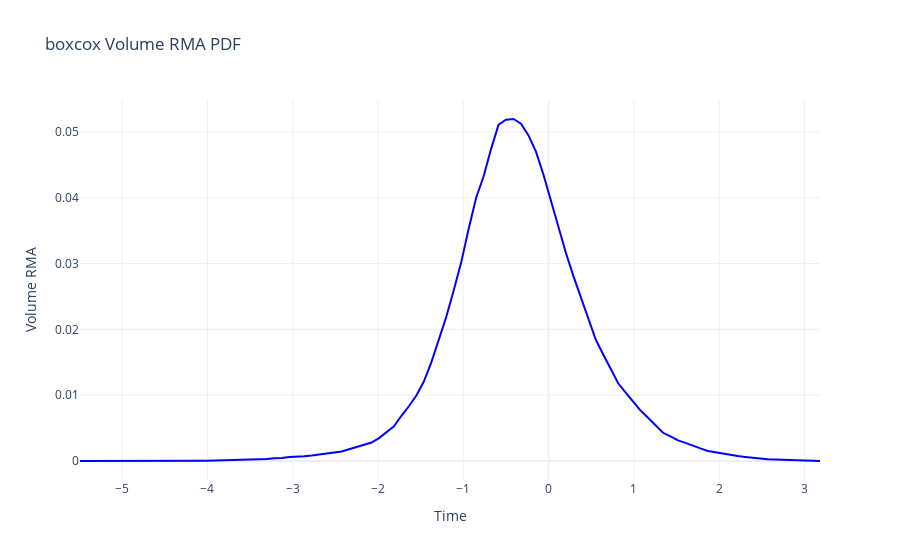

Here is the notebook cell this chart was saved with:
### Markdown cell above
# boxcox transformation

### Code cell
from scipy.stats import boxcox

t = mt_ohlcva.copy()
t['n_volume_rma'], fitted_lambda = boxcox(t['volume_rma'] + 0.0000000000000000001)
fig = go.Figure()
# for timeframe in t.index.get_level_values(level='timeframe').unique():
#     ohlcva = single_timeframe(t, timeframe)
#     fig.add_trace(go.Scatter(x=ohlcva.index.get_level_values(level='date'), y=t['n_volume_rma'],
#                              mode='lines', name=timeframe, line=dict(color=timeframe_color(timeframe))))
# fig.update_layout(title='boxcox Volume / RMA Over Time', xaxis_title='Time', yaxis_title='Volume RMA',
#                   template='plotly_white').show()
count, edges = np.histogram(t['n_volume_rma'], bins=100, )
n_probability = count / len(t)
fig = go.Figure()
fig.add_trace(go.Scatter(x=edges, y=n_probability, mode='lines', name='p', line=dict(color='blue')))
fig.update_layout(title='boxcox Volume RMA PDF', xaxis_title='Time', yaxis_title='Volume RMA', template='plotly_white')
fig.show()
t['n_volume_rma'].describe()
